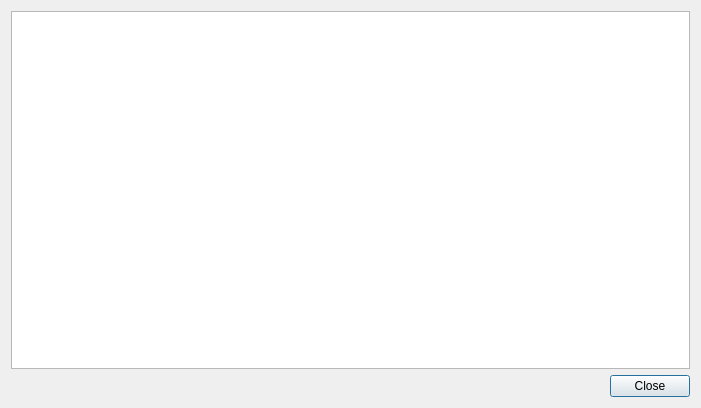
<?xml version="1.0" encoding="UTF-8"?>
<ui version="4.0">
 <class>UserListDialog</class>
 <widget class="QDialog" name="UserListDialog">
  <property name="geometry">
   <rect>
    <x>0</x>
    <y>0</y>
    <width>701</width>
    <height>408</height>
   </rect>
  </property>
  <property name="windowTitle">
   <string>Пользователи</string>
  </property>
  <layout class="QGridLayout" name="gridLayout">
   <item row="0" column="0">
    <widget class="QTableView" name="tableViewUsers">
     <property name="editTriggers">
      <set>QAbstractItemView::NoEditTriggers</set>
     </property>
     <property name="selectionMode">
      <enum>QAbstractItemView::SingleSelection</enum>
     </property>
     <property name="selectionBehavior">
      <enum>QAbstractItemView::SelectRows</enum>
     </property>
     <attribute name="verticalHeaderVisible">
      <bool>false</bool>
     </attribute>
    </widget>
   </item>
   <item row="1" column="0">
    <widget class="QDialogButtonBox" name="buttonBox">
     <property name="standardButtons">
      <set>QDialogButtonBox::Close</set>
     </property>
    </widget>
   </item>
  </layout>
 </widget>
 <resources/>
 <connections/>
</ui>
